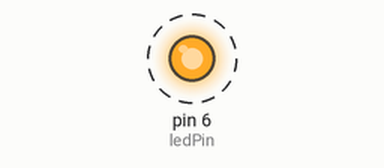
A sketch run on a simulated Arduino Uno, built with avr-gcc and run on an emulated ATmega328P. Shown: output pins drawn as LEDs (lit = HIGH). Dashed ring = blinking. No radio packets arrive unless stated; what the sketch prints to the serial monitor is not drawn.

Above: at 0.5 s.
Timing chart, 0 to 3.5 s (numbered marks = the images above):
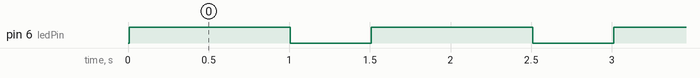

Measured:
- by itself, pin 6 (ledPin): alternates HIGH for 1.0 s and LOW for 0.50 s

The sketch:

test_radio_nrf24.ino
```cpp
/*
   ______               _                  _///  _           _                   _
  /   _  \             (_)                |  __\| |         | |                 (_)
  |  [_|  |__  ___  ___ _  ___  _ __      | |__ | | ___  ___| |_ _ __ ___  _ __  _  ___  _   _  ___
  |   ___/ _ \| __|| __| |/ _ \| '_ \_____|  __|| |/ _ \/  _|  _| '__/   \| '_ \| |/   \| | | |/ _ \
  |  |  | ( ) |__ ||__ | | ( ) | | | |____| |__ | |  __/| (_| |_| | | (_) | | | | | (_) | |_| |  __/
  \__|   \__,_|___||___|_|\___/|_| [_|    \____/|_|\___|\____\__\_|  \___/|_| |_|_|\__  |\__,_|\___|
                                                                                      | |
                                                                                      \_|
  Fichier:      HelloWorldNRF24L01-Emetteur
  Description:  Emission d'un "Hello World" via un NRF24L01
  Auteur:       Passion-Électronique

  Librairie utilisée : https://github.com/nRF24/RF24

  Créé le 19.03.2021
*/
#include <SPI.h>
#include <RF24.h>

#define pinCE 7         // On associe la broche "CE" du NRF24L01 à la sortie digitale D7 de l'arduino
#define pinCSN 8        // On associe la broche "CSN" du NRF24L01 à la sortie digitale D8 de l'arduino
#define tunnel "PIPE1"  // On définit un "nom de tunnel" (5 caractères), pour pouvoir communiquer d'un NRF24 à l'autre

RF24 radio(pinCE, pinCSN);  // Instanciation du NRF24L01

const byte adresse[6] = tunnel;            // Mise au format "byte array" du nom du tunnel
// Message à transmettre à l'autre NRF24 (32 caractères maxi, avec cette librairie)
const char message[32] = "Hello World !!!";

// LED_BUILTIN won't work as SPI uses pin 13 too
const int ledPin = 6;  // the number of the LED pin

void setup() {
  Serial.begin(9600);  // opens serial port, sets data rate to 9600 bps
  Serial.println("Start");
  pinMode(ledPin, OUTPUT);
  radio.begin();                   // Initialisation du module NRF24
  radio.openWritingPipe(adresse);  // Ouverture du tunnel en ÉCRITURE, avec le "nom" qu'on lui a donné
  radio.setPALevel(RF24_PA_MIN);   // Sélection d'un niveau "MINIMAL" pour communiquer (pas besoin d'une forte puissance, pour nos essais)
  radio.stopListening();           // Arrêt de l'écoute du NRF24 (signifiant qu'on va émettre, et non recevoir, ici)
  Serial.println("Ready");
}

void loop() {
  Serial.println("Loop");
  bool rslt;
  rslt = radio.write(&message, sizeof(message));  // Envoi de notre message
  // Always use sizeof() as it gives the size as the number of bytes.
  Serial.print("Data Sent ");
  Serial.print(message);
  if (rslt) {
    Serial.println(" > Acknowledge received");
    digitalWrite(ledPin, HIGH);  // turn the LED on (HIGH is the voltage level)
    delay(1000);                      // wait for a second
    digitalWrite(ledPin, LOW);   // turn the LED off by making the voltage LOW
    delay(500);                             // wait for a second
  } else {
    Serial.println(" > Tx failed");
    digitalWrite(ledPin, HIGH);  // turn the LED on (HIGH is the voltage level)
    delay(100);                      // wait for a second
    digitalWrite(ledPin, LOW);   // turn the LED off by making the voltage LOW
    delay(1400);                             // wait for a second
  }
}
```
